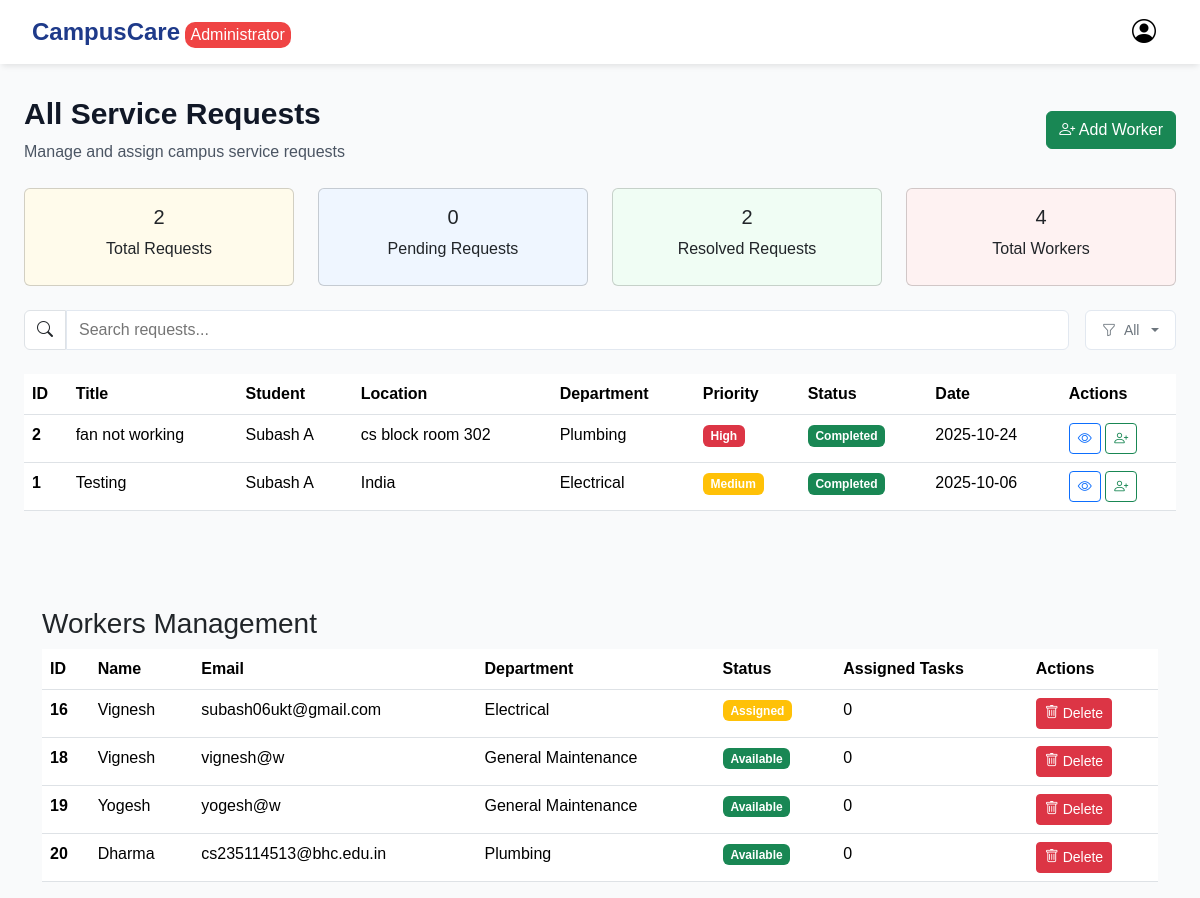
The page /admin (signed in) on the database its author committed.
### tables this page shows
CREATE TABLE requests (
                id INTEGER PRIMARY KEY AUTOINCREMENT,
                studentID INTEGER NOT NULL,
                title TEXT NOT NULL,
                location TEXT NOT NULL,
                status TEXT NOT NULL,
                priority TEXT NOT NULL,
                description TEXT NOT NULL,
                date TEXT NOT NULL,
                workerID INTEGER,
                notes TEXT,
                worker_notes TEXT, image_filename TEXT, image_path TEXT, department TEXT, worker_image_path TEXT,
                FOREIGN KEY (studentID) REFERENCES users (id)
            );

CREATE TABLE users (
                id INTEGER PRIMARY KEY AUTOINCREMENT,
                username TEXT NOT NULL,
                email TEXT NOT NULL UNIQUE,
                password TEXT NOT NULL,
                role TEXT NOT NULL
            , department TEXT, status TEXT DEFAULT 'Available');

### app.py (the view)
@app.route("/admin", methods=["GET","POST"])
def admin():
    if 'user_id' not in session or session.get('role') != 'Admin':
        flash("Access denied. Please login as an administrator.", "danger")
        return redirect("/")
    all_requests = execute_query("""
        SELECT requests.*, users.username as student_name
        FROM requests
        LEFT JOIN users ON requests.studentID = users.id
        ORDER BY requests.date DESC;
    """, fetchall=True)
    all_requests_dict = rows_to_dict(all_requests) if all_requests else []
    workers = execute_query("""
        SELECT u.*, COUNT(r.id) as assigned_requests
        FROM users u
        LEFT JOIN requests r ON u.id = r.workerID AND r.status != 'Completed'
        WHERE u.role = 'Worker'
        GROUP BY u.id;
    """, fetchall=True)
    workers_dict = rows_to_dict(workers) if workers else []
    departments = execute_query("SELECT DISTINCT department FROM users WHERE department IS NOT NULL;", fetchall=True)
    departments_dict = [d['department'] for d in rows_to_dict(departments)] if departments else []
    total_requests = len(all_requests_dict)
    pending_count = sum(1 for r in all_requests_dict if r["status"] == "Pending")
    in_progress_count = sum(1 for r in all_requests_dict if r["status"] == "In Progress")
    resolved_count = sum(1 for r in all_requests_dict if r["status"] == "Completed")
    return render_template("admin.html",
                           name=session["username"],
                           all_requests=all_requests_dict,
                           workers=workers_dict,
                           departments=departments_dict,
                           total_requests=total_requests,
                           pending_count=pending_count,
                           in_progress_count=in_progress_count,
                           resolved_count=resolved_count)

### app.py (called while the page is built)
def get_db_connection():
    conn = sqlite3.connect('database.db')
    conn.row_factory = sqlite3.Row  # This enables name-based access to columns
    return conn

def execute_query(query, params=(), fetch=False, fetchall=False):
    conn = get_db_connection()
    cursor = conn.cursor()
    cursor.execute(query, params)
    if fetch:
        result = cursor.fetchone()
    elif fetchall:
        result = cursor.fetchall()
    else:
        result = None
    conn.commit()
    conn.close()
    return result

def rows_to_dict(rows):
    if rows is None:
        return None
    return [dict(row) for row in rows]

### templates/admin.html (shortened to what this page needs)
{% extends "layout.html" %}
{% block body %}
<div id="root" style="background-color: #f9fafb; padding: 0px; height: auto;">
    <div class="d-flex p-2" id="nav-bar">
        <div>
            <h1 id="headline">CampusCare</h1>
            <button id="button-admin" style="background-color: #EF4444; color: white; border: none; border-radius: 10px;">Administrator</button>
        </div>
        <div class="d-flex align-items-center gap-3">
            <div class="dropdown">
                <a href="#" class="d-flex align-items-center text-decoration-none" data-bs-toggle="dropdown">
                <i class="bi bi-person-circle fs-4" id="user" style="padding: 7px 12px; border-radius: 8px; color: black"></i>
                </a>
            </div>
        </div>
    </div>
    <div id="home-content">
        <div id="request-title" class="d-flex justify-content-between align-items-center mb-4">
            <div>
                <h2>All Service Requests</h2>
                <p>Manage and assign campus service requests</p>
            </div>
            <div>
                <button type="button" class="btn btn-success" data-bs-toggle="modal" data-bs-target="#addWorkerModal">
                    <i class="bi bi-person-plus"></i> Add Worker
                </button>
            </div>
        </div>
        <div class="row mb-4">
            <div class="col-md-3">
                <div class="card" style="background-color: #FFFBEB;">
                    <div class="card-body text-center">
                        <h5 class="card-title">{{ total_requests }}</h5>
                        <p class="card-text">Total Requests</p>
                    </div>
                </div>
            </div>
            <div class="col-md-3">
                <div class="card" style="background-color: #EFF6FF;">
                    <div class="card-body text-center">
                        <h5 class="card-title">{{ pending_count }}</h5>
                        <p class="card-text">Pending Requests</p>
                    </div>
                </div>
            </div>
            <div class="col-md-3">
                <div class="card" style="background-color: #F0FDF4;">
                    <div class="card-body text-center">
                        <h5 class="card-title">{{ resolved_count }}</h5>
                        <p class="card-text">Resolved Requests</p>
                    </div>
                </div>
            </div>
            <div class="col-md-3">
                <div class="card" style="background-color: #FEF2F2;">
                    <div class="card-body text-center">
                        <h5 class="card-title">{{ workers|length }}</h5>
                        <p class="card-text">Total Workers</p>
                    </div>
                </div>
            </div>
        </div>
        <div id="search-containner" class="mb-4">
            <span class="input-group-text" style="background-color: white; border-radius: 6px 0px 0px 6px; height:40px;">
                <i class="bi bi-search"></i>
            </span>
            <input id="input" type="text" placeholder="Search requests..." aria-label="Search">
            <div class="dropdown">
                <button class="btn btn-outline-secondary dropdown-toggle d-flex align-items-center gap-2" type="button" id="filterDropdown" data-bs-toggle="dropdown" aria-expanded="false">
                <i class="bi bi-funnel"></i>
                <span id="selected-filter">All</span>
                </button>
            </div>
        </div>
        <div class="table-responsive">
            <table class="table table-hover">
                <thead>
                    <tr>
                        <th scope="col">ID</th>
                        <th scope="col">Title</th>
                        <th scope="col">Student</th>
                        <th scope="col">Location</th>
                        <th scope="col">Department</th>
                        <th scope="col">Priority</th>
                        <th scope="col">Status</th>
                        <th scope="col">Date</th>
                        <th scope="col">Actions</th>
                    </tr>
                </thead>
                <tbody>
                    {% for request in all_requests %}
                    <tr>
                        <th scope="row">{{ request.id }}</th>
                        <td>{{ request.title }}</td>
                        <td>{{ request.student_name or "Unknown" }}</td>
                        <td>{{ request.location }}</td>
                        <td>{{ request.department or "Not assigned" }}</td>
                        <td>
                            <span class="badge
                                {% if request.priority == 'high' %}bg-danger
                                {% elif request.priority == 'medium' %}bg-warning
                                {% else %}bg-info{% endif %}">
                                {{ request.priority|capitalize }}
                            </span>
                        </td>
                        <td>
                            <span class="badge
                                {% if request.status == 'Completed' %}bg-success
                                {% elif request.status == 'In Progress' %}bg-primary
                                {% else %}bg-secondary{% endif %}">
                                {{ request.status }}
                            </span>
                        </td>
                        <td>{{ request.date }}</td>
                        <td>
                            <button type="button" class="btn btn-sm btn-outline-primary" data-bs-toggle="modal" data-bs-target="#detailModal{{ request.id }}">
                                <i class="bi bi-eye"></i>
                            </button>
                            <button type="button" class="btn btn-sm btn-outline-success" data-bs-toggle="modal" data-bs-target="#assignModal{{ request.id }}">
                                <i class="bi bi-person-plus"></i>
                            </button>
                        </td>
                    </tr>
                    {% endfor %}
                </tbody>
            </table>
        </div>
    </div>
    <div class="container mt-5">
        <h3>Workers Management</h3>
        <div class="table-responsive">
            <table class="table table-hover">
                <thead>
                    <tr>
                        <th scope="col">ID</th>
                        <th scope="col">Name</th>
                        <th scope="col">Email</th>
                        <th scope="col">Department</th>
                        <th scope="col">Status</th>
                        <th scope="col">Assigned Tasks</th>
                        <th scope="col">Actions</th>
                    </tr>
                </thead>
                <tbody>
                    {% for worker in workers %}
                    <tr>
                        <th scope="row">{{ worker.id }}</th>
                        <td>{{ worker.username }}</td>
                        <td>{{ worker.email }}</td>
                        <td>{{ worker.department or "Not assigned" }}</td>
                        <td>
                            <span class="badge
                                {% if worker.status == 'Available' %}bg-success
                                {% else %}bg-warning{% endif %}">
                                {{ worker.status }}
                            </span>
                        </td>
                        <td>{{ worker.assigned_requests }}</td>
                        <td>
                            <form action="/delete-worker/{{ worker.id }}" method="POST" onsubmit="return confirm('Are you sure you want to delete this worker?');">
                                <button type="submit" class="btn btn-sm btn-danger">
                                    <i class="bi bi-trash"></i> Delete
                                </button>
                            </form>
                        </td>
                    </tr>
                    {% endfor %}
                </tbody>
            </table>
        </div>
    </div>
</div>
{% endblock %}

### templates/layout.html (shortened to what this page needs)
<!DOCTYPE html>
<html>
    <head>
        <link href="https://cdn.jsdelivr.net/npm/bootstrap@5.3.7/dist/css/bootstrap.min.css" rel="stylesheet">
        <link href="https://cdn.jsdelivr.net/npm/bootstrap-icons@1.10.5/font/bootstrap-icons.css" rel="stylesheet">
        <link rel="stylesheet" href="{{ url_for('static', filename='styles.css') }}">
    </head>
    <body>
        {% block body %}
        {% endblock %}
    </body>
</html>

### static/styles.css (style rules this page uses)
body { font-family: sans-serif; }
#root { padding: 16px; min-height: 100vh }
#nav-bar { display: flex; justify-content: space-between; align-items: center; background-color: white; padding: 0px 32px 0px 32px !important; height: 64px; box-shadow: 0 4px 6px -2px rgba(0, 0, 0, 0.1); }
#headline { display:inline; color: #1e3a8a; font-weight: 700; font-size: 24px; line-height: 32px; }
#home-content { padding: 32px 24px 32px 24px; max-width: 1280px; margin: 0px auto; }
#request-title { display: flex; justify-content: space-between; align-items: center; margin: 0px 0px 32px 0px; }
#request-title h2 { color: #111827; font-weight: 700; font-size: 30px; line-height: 36px; }
#request-title p { color: #4b5563; margin: 8px 0px 0px 0px; }
#search-containner { display: flex; justify-content: space-between; align-items: center; }
#input { width: 100%; background-color: white; padding: 8px 12px 8px 12px; height: 40px; border: 1px solid #e2e8f0; border-radius: 0px 6px 6px 0px; }
#filterDropdown { background-color: white; font-weight: 500; font-size: .875rem; line-height: 1.25rem; padding: 8px 16px 8px 16px; margin-left: 16px; height: 40px; border: 1px solid #e2e8f0; border-radius: 6; }
.card-body { display: flex; flex-direction: column; height: 100%; padding-bottom: 1.5rem; }
.card-body p:last-of-type { margin-bottom: 0 !important; }
.card-body .card-title { margin-bottom: 0.5rem !important; }
.badge { font-size: 0.75rem; padding: 0.4em 0.65em; }

### rows shown on the page
requests: id "2", title "fan not working", username "Subash A", location "cs block room 302", department "Plumbing", priority "High", status "Completed", date "2025-10-24"
requests: id "1", title "Testing", username "Subash A", location "India", department "Electrical", priority "Medium", status "Completed", date "2025-10-06"
users: id "16", username "Vignesh", email "subash06ukt@gmail.com", department "Electrical", status "Assigned", assigned_requests "0"
users: id "18", username "Vignesh", email "vignesh@w", department "General Maintenance", status "Available", assigned_requests "0"
users: id "19", username "Yogesh", email "yogesh@w", department "General Maintenance", status "Available", assigned_requests "0"
users: id "20", username "Dharma", email "cs235114513@bhc.edu.in", department "Plumbing", status "Available", assigned_requests "0"

### other values the page prints
{{ total_requests }} "2"
{{ pending_count }} "0"
{{ resolved_count }} "2"
{{ workers|length }} "4"
